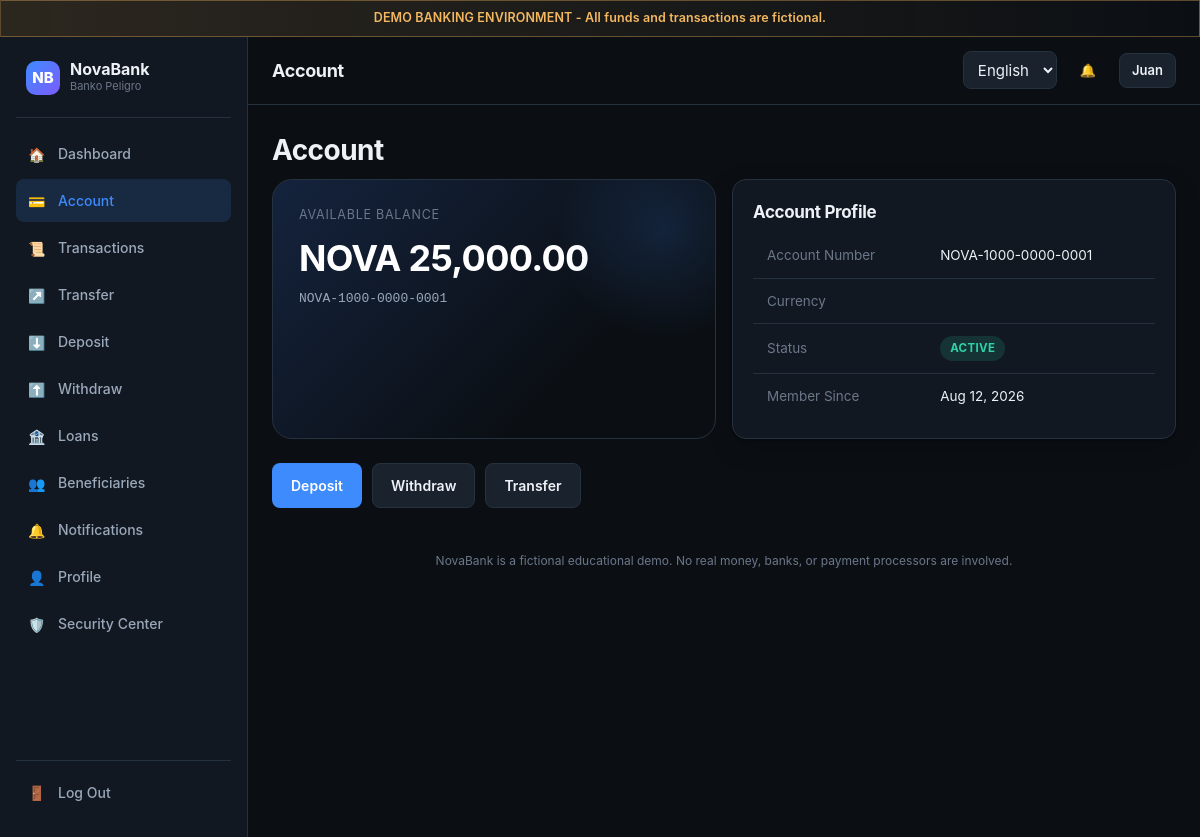
Page /account.php (signed in) on the committed database.
### tables this page shows
CREATE TABLE accounts (
    id INT UNSIGNED AUTO_INCREMENT PRIMARY KEY,
    user_id INT UNSIGNED NOT NULL UNIQUE,
    account_number VARCHAR(20) NOT NULL UNIQUE,
    balance DECIMAL(15,2) NOT NULL DEFAULT 0.00,
    currency VARCHAR(5) NOT NULL DEFAULT 'NOVA',
    status ENUM('active','locked') NOT NULL DEFAULT 'active',
    created_at TIMESTAMP NOT NULL DEFAULT CURRENT_TIMESTAMP,
    FOREIGN KEY (user_id) REFERENCES users(id) ON DELETE CASCADE,
    CONSTRAINT chk_balance_nonnegative CHECK (balance >= 0)
);

CREATE TABLE users (
    id INT UNSIGNED AUTO_INCREMENT PRIMARY KEY,
    role_id TINYINT UNSIGNED NOT NULL DEFAULT 1,
    username VARCHAR(30) NOT NULL UNIQUE,
    email VARCHAR(120) NOT NULL UNIQUE,
    password_hash VARCHAR(255) NOT NULL,
    first_name VARCHAR(60) NOT NULL,
    last_name VARCHAR(60) NOT NULL,
    mobile_number VARCHAR(20) NOT NULL,
    date_of_birth DATE NOT NULL,
    address VARCHAR(255) NOT NULL,
    status ENUM('active','locked','suspended') NOT NULL DEFAULT 'active',
    failed_login_count INT UNSIGNED NOT NULL DEFAULT 0,
    locked_until DATETIME NULL,
    created_at TIMESTAMP NOT NULL DEFAULT CURRENT_TIMESTAMP,
    updated_at TIMESTAMP NOT NULL DEFAULT CURRENT_TIMESTAMP ON UPDATE CURRENT_TIMESTAMP,
    FOREIGN KEY (role_id) REFERENCES roles(id)
);

### includes/lang.php (called while the page is built, shortened)
<?php
function t(string $key): string {
    return $GLOBALS['__strings'][$key] ?? $key;
}
function current_lang(): string {
    return $GLOBALS['__lang'];
}

### includes/functions.php (called while the page is built, shortened)
<?php
function e(?string $value): string {
    return htmlspecialchars($value ?? '', ENT_QUOTES, 'UTF-8');
}
function format_money(float|string $amount): string {
    return APP_CURRENCY . ' ' . number_format((float)$amount, 2);
}
function format_date(string $datetime, string $format = 'M j, Y g:i A'): string {
    $ts = strtotime($datetime);
    return $ts ? date($format, $ts) : $datetime;
}

### includes/auth.php (called while the page is built, shortened)
<?php
function current_user_id(): ?int {
    return $_SESSION['user_id'] ?? null;
}
function current_user(): ?array {
    static $user = null;
    static $fetched = false;
    if ($fetched) return $user;
    $fetched = true;
    $uid = current_user_id();
    $stmt = db()->prepare('SELECT u.*, a.id AS account_id, a.account_number, a.balance, a.status AS account_status
                            FROM users u JOIN accounts a ON a.user_id = u.id
                            WHERE u.id = ?');
    $stmt->execute([$uid]);
    $user = $stmt->fetch() ?: null;
    return $user;
}

### config/database.php (called while the page is built, shortened)
<?php
function db(): PDO {
    static $pdo = null;
    if ($pdo === null) {
        $dsn = 'mysql:host=' . DB_HOST . ';dbname=' . DB_NAME . ';charset=' . DB_CHARSET;
        try {
            $pdo = new PDO($dsn, DB_USER, DB_PASS, [
                PDO::ATTR_ERRMODE => PDO::ERRMODE_EXCEPTION,
                PDO::ATTR_DEFAULT_FETCH_MODE => PDO::FETCH_ASSOC,
                PDO::ATTR_EMULATE_PREPARES => false,
            ]);
        } catch (PDOException $e) {
            error_log('DB connection failed: ' . $e->getMessage());
            http_response_code(500);
            die('Service temporarily unavailable. Please try again later.');
        }
    }
    return $pdo;
}

### account.php (the view, shortened to what this page needs)
<?php
$user = current_user();
$pageTitle = t('nav_account');
require __DIR__ . '/includes/header.php';
?>
<h1><?= e(t('nav_account')) ?></h1>
<div class="grid grid-2" style="grid-template-columns: 1fr 1fr;">
    <div class="balance-card">
        <div class="balance-label"><?= e(t('dashboard_available_balance')) ?></div>
        <div class="balance-amount"><?= e(format_money($user['balance'])) ?></div>
        <div class="balance-account"><?= e($user['account_number']) ?></div>
    </div>
    <div class="card">
        <h3><?= e(t('nav_account')) ?> <?= e(t('profile_title')) ?></h3>
        <table>
            <tr><td class="text-faint"><?= e(t('dashboard_account_number')) ?></td><td><?= e($user['account_number']) ?></td></tr>
            <tr><td class="text-faint">Currency</td><td><?= e($user['currency']) ?></td></tr>
            <tr><td class="text-faint"><?= e(t('loans_status')) ?></td><td>
                <span class="badge <?= $user['account_status'] === 'active' ? 'badge-success' : 'badge-danger' ?>">
                    <?= $user['account_status'] === 'active' ? e(t('status_active')) : e(t('status_locked')) ?>
                </span>
            </td></tr>
            <tr><td class="text-faint"><?= e(t('profile_member_since')) ?></td><td><?= e(format_date($user['created_at'], 'M j, Y')) ?></td></tr>
        </table>
    </div>
</div>
<div class="mt-24 flex-gap">
    <a href="<?= APP_BASE_URL ?>/deposit.php" class="btn btn-primary"><?= e(t('action_deposit')) ?></a>
    <a href="<?= APP_BASE_URL ?>/withdraw.php" class="btn btn-secondary"><?= e(t('action_withdraw')) ?></a>
    <a href="<?= APP_BASE_URL ?>/transfer.php" class="btn btn-secondary"><?= e(t('action_transfer')) ?></a>
</div>
<?php require __DIR__ . '/includes/footer.php'; ?>

### includes/header.php (shortened to what this page needs)
<?php
$user = current_user();
?>
<!DOCTYPE html>
<html lang="<?= e(current_lang()) ?>" data-theme="dark">
<head>
<link rel="stylesheet" href="<?= APP_BASE_URL ?>/assets/css/style.css">
</head>
<body>
<div class="demo-banner"><?= e(t('demo_notice')) ?></div>
<div class="app-shell">
    <aside class="sidebar">
        <?php require __DIR__ . '/sidebar.php'; ?>
    </aside>
    <div class="main-area">
        <header class="topbar">
            <div class="topbar-left">
                <h1 style="font-size:18px;margin:0;"><?= e($pageTitle ?? '') ?></h1>
            </div>
            <div class="topbar-right">
                <form method="get" style="margin:0;">
                    <select name="lang" onchange="this.form.submit()" aria-label="Language" style="min-height:38px;padding:6px 10px;">
                        <option value="en" <?= current_lang() === 'en' ? 'selected' : '' ?>>English</option>
                    </select>
                </form>
                <a href="<?= APP_BASE_URL ?>/notifications.php" class="btn btn-ghost btn-sm" aria-label="<?= e(t('nav_notifications')) ?>">🔔</a>
                <?php if ($user): ?>
                <a href="<?= APP_BASE_URL ?>/profile.php" class="btn btn-secondary btn-sm"><?= e($user['first_name']) ?></a>
                <?php endif; ?>
            </div>
        </header>
        <main class="page-content">

### rows in the picture
accounts: user.first_name "Juan", balance "NOVA 25,000.00", account_number "NOVA-1000-0000-0001", user.created_at "Aug 12, 2026"

### other values in the picture
t('demo_notice') "DEMO BANKING ENVIRONMENT - All funds and transactions are fictional."
t('app_name') "NovaBank"
t('tagline') "Banko Peligro"
$icon "🏠"
t($key) "Dashboard"
$icon "💳"
t($key) "Account"
$icon "📜"
t($key) "Transactions"
$icon "↗️"
t($key) "Transfer"
$icon "⬇️"
t($key) "Deposit"
$icon "⬆️"
t($key) "Withdraw"
